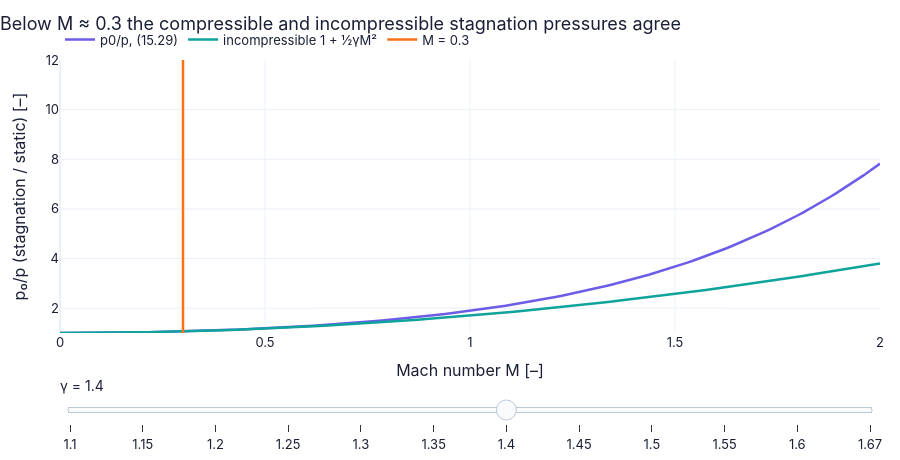

The code cell stored with this chart in its notebook:
### Markdown cell above
**What does the code above do?**

1. sympy's `series` expands $\dfrac{p_0}{p}=\left[1+\dfrac{\gamma-1}{2}M^2\right]^{\gamma/(\gamma-1)}$ (15.29) for γ = 7/5: $1+\tfrac{7}{10}M^2+\tfrac{7}{40}M^4+\dots$; the first correction is
   $\tfrac12\gamma M^2\cdot p=\tfrac12\rho u^2$ (primer P359), the second is ¼M² of that — the pitot factor.
2. At M = 0.3 the compressible pitot pressure is 2.3 % above the incompressible one.
3. Density differs from its stagnation value by 5 % at M = 0.314 — the origin of the rule of thumb "incompressible below
   M ≈ 0.3".

### Code cell
M = np.linspace(0.0, 2.0, 150)                               # Mach numbers
gammas = [1.1, 1.15, 1.2, 1.25, 1.3, 1.35, 1.4, 1.45, 1.5, 1.55, 1.6, 5 / 3]                         # gamma from 1.1 to 5/3
fig = slider_figure(lambda g: {"p0/p, (15.29)": (M, GD.stagnation_pressure_ratio(M, g)),     # the exact ratio
                               "incompressible 1 + ½γM²": (M, 1 + 0.5 * g * M**2),           # Bernoulli's ghost
                               "M = 0.3": ([0.3, 0.3], [1.0, 12.0])},                         # where they part
                    "γ", gammas, xlabel="Mach number M [–]", ylabel="p₀/p (stagnation / static) [–]",
                    title="Below M ≈ 0.3 the compressible and incompressible stagnation pressures agree", yrange=[1, 12],
                    active=gammas.index(1.4))                # open on air, gamma = 1.4
fig.show()                                                   # every slider position computed now

### Figure 1 — Plotly figure (JSON) as saved in the notebook; plotly's stock layout.template omitted (floating-point values rounded to 4 significant figures; data arrays with more than 128 entries replaced by an {"elided": "..."} marker saying what was removed)
{"data": [{"hovertemplate": "p0/p, (15.29): %{y:.4g}<extra>γ = 1.1 </extra>", "line": {"color": "#6c5ce7", "width": 2.5}, "mode": "lines", "name": "p0/p, (15.29)", "type": "scatter", "visible": false, "x": {"elided": "150 float values"}, "y": {"elided": "150 float values"}}, {"hovertemplate": "incompressible 1 + ½γM²: %{y:.4g}<extra>γ = 1.1 </extra>", "line": {"color": "#0fa39c", "width": 2.5}, "mode": "lines", "name": "incompressible 1 + ½γM²", "type": "scatter", "visible": false, "x": {"elided": "150 float values"}, "y": {"elided": "150 float values"}}, {"hovertemplate": "M = 0.3: %{y:.4g}<extra>γ = 1.1 </extra>", "line": {"color": "#f97316", "width": 2.5}, "mode": "lines", "name": "M = 0.3", "type": "scatter", "visible": false, "x": [0.3, 0.3], "y": [1.0, 12.0]}, {"hovertemplate": "p0/p, (15.29): %{y:.4g}<extra>γ = 1.15 </extra>", "line": {"color": "#6c5ce7", "width": 2.5}, "mode": "lines", "name": "p0/p, (15.29)", "type": "scatter", "visible": false, "x": {"elided": "150 float values"}, "y": {"elided": "150 float values"}}, {"hovertemplate": "incompressible 1 + ½γM²: %{y:.4g}<extra>γ = 1.15 </extra>", "line": {"color": "#0fa39c", "width": 2.5}, "mode": "lines", "name": "incompressible 1 + ½γM²", "type": "scatter", "visible": false, "x": {"elided": "150 float values"}, "y": {"elided": "150 float values"}}, {"hovertemplate": "M = 0.3: %{y:.4g}<extra>γ = 1.15 </extra>", "line": {"color": "#f97316", "width": 2.5}, "mode": "lines", "name": "M = 0.3", "type": "scatter", "visible": false, "x": [0.3, 0.3], "y": [1.0, 12.0]}, {"hovertemplate": "p0/p, (15.29): %{y:.4g}<extra>γ = 1.2 </extra>", "line": {"color": "#6c5ce7", "width": 2.5}, "mode": "lines", "name": "p0/p, (15.29)", "type": "scatter", "visible": false, "x": {"elided": "150 float values"}, "y": {"elided": "150 float values"}}, {"hovertemplate": "incompressible 1 + ½γM²: %{y:.4g}<extra>γ = 1.2 </extra>", "line": {"color": "#0fa39c", "width": 2.5}, "mode": "lines", "name": "incompressible 1 + ½γM²", "type": "scatter", "visible": false, "x": {"elided": "150 float values"}, "y": {"elided": "150 float values"}}, {"hovertemplate": "M = 0.3: %{y:.4g}<extra>γ = 1.2 </extra>", "line": {"color": "#f97316", "width": 2.5}, "mode": "lines", "name": "M = 0.3", "type": "scatter", "visible": false, "x": [0.3, 0.3], "y": [1.0, 12.0]}, {"hovertemplate": "p0/p, (15.29): %{y:.4g}<extra>γ = 1.25 </extra>", "line": {"color": "#6c5ce7", "width": 2.5}, "mode": "lines", "name": "p0/p, (15.29)", "type": "scatter", "visible": false, "x": {"elided": "150 float values"}, "y": {"elided": "150 float values"}}, {"hovertemplate": "incompressible 1 + ½γM²: %{y:.4g}<extra>γ = 1.25 </extra>", "line": {"color": "#0fa39c", "width": 2.5}, "mode": "lines", "name": "incompressible 1 + ½γM²", "type": "scatter", "visible": false, "x": {"elided": "150 float values"}, "y": {"elided": "150 float values"}}, {"hovertemplate": "M = 0.3: %{y:.4g}<extra>γ = 1.25 </extra>", "line": {"color": "#f97316", "width": 2.5}, "mode": "lines", "name": "M = 0.3", "type": "scatter", "visible": false, "x": [0.3, 0.3], "y": [1.0, 12.0]}, {"hovertemplate": "p0/p, (15.29): %{y:.4g}<extra>γ = 1.3 </extra>", "line": {"color": "#6c5ce7", "width": 2.5}, "mode": "lines", "name": "p0/p, (15.29)", "type": "scatter", "visible": false, "x": {"elided": "150 float values"}, "y": {"elided": "150 float values"}}, {"hovertemplate": "incompressible 1 + ½γM²: %{y:.4g}<extra>γ = 1.3 </extra>", "line": {"color": "#0fa39c", "width": 2.5}, "mode": "lines", "name": "incompressible 1 + ½γM²", "type": "scatter", "visible": false, "x": {"elided": "150 float values"}, "y": {"elided": "150 float values"}}, {"hovertemplate": "M = 0.3: %{y:.4g}<extra>γ = 1.3 </extra>", "line": {"color": "#f97316", "width": 2.5}, "mode": "lines", "name": "M = 0.3", "type": "scatter", "visible": false, "x": [0.3, 0.3], "y": [1.0, 12.0]}, {"hovertemplate": "p0/p, (15.29): %{y:.4g}<extra>γ = 1.35 </extra>", "line": {"color": "#6c5ce7", "width": 2.5}, "mode": "lines", "name": "p0/p, (15.29)", "type": "scatter", "visible": false, "x": {"elided": "150 float values"}, "y": {"elided": "150 float values"}}, {"hovertemplate": "incompressible 1 + ½γM²: %{y:.4g}<extra>γ = 1.35 </extra>", "line": {"color": "#0fa39c", "width": 2.5}, "mode": "lines", "name": "incompressible 1 + ½γM²", "type": "scatter", "visible": false, "x": {"elided": "150 float values"}, "y": {"elided": "150 float values"}}, {"hovertemplate": "M = 0.3: %{y:.4g}<extra>γ = 1.35 </extra>", "line": {"color": "#f97316", "width": 2.5}, "mode": "lines", "name": "M = 0.3", "type": "scatter", "visible": false, "x": [0.3, 0.3], "y": [1.0, 12.0]}, {"hovertemplate": "p0/p, (15.29): %{y:.4g}<extra>γ = 1.4 </extra>", "line": {"color": "#6c5ce7", "width": 2.5}, "mode": "lines", "name": "p0/p, (15.29)", "type": "scatter", "visible": true, "x": {"elided": "150 float values"}, "y": {"elided": "150 float values"}}, {"hovertemplate": "incompressible 1 + ½γM²: %{y:.4g}<extra>γ = 1.4 </extra>", "line": {"color": "#0fa39c", "width": 2.5}, "mode": "lines", "name": "incompressible 1 + ½γM²", "type": "scatter", "visible": true, "x": {"elided": "150 float values"}, "y": {"elided": "150 float values"}}, {"hovertemplate": "M = 0.3: %{y:.4g}<extra>γ = 1.4 </extra>", "line": {"color": "#f97316", "width": 2.5}, "mode": "lines", "name": "M = 0.3", "type": "scatter", "visible": true, "x": [0.3, 0.3], "y": [1.0, 12.0]}, {"hovertemplate": "p0/p, (15.29): %{y:.4g}<extra>γ = 1.45 </extra>", "line": {"color": "#6c5ce7", "width": 2.5}, "mode": "lines", "name": "p0/p, (15.29)", "type": "scatter", "visible": false, "x": {"elided": "150 float values"}, "y": {"elided": "150 float values"}}, {"hovertemplate": "incompressible 1 + ½γM²: %{y:.4g}<extra>γ = 1.45 </extra>", "line": {"color": "#0fa39c", "width": 2.5}, "mode": "lines", "name": "incompressible 1 + ½γM²", "type": "scatter", "visible": false, "x": {"elided": "150 float values"}, "y": {"elided": "150 float values"}}, {"hovertemplate": "M = 0.3: %{y:.4g}<extra>γ = 1.45 </extra>", "line": {"color": "#f97316", "width": 2.5}, "mode": "lines", "name": "M = 0.3", "type": "scatter", "visible": false, "x": [0.3, 0.3], "y": [1.0, 12.0]}, {"hovertemplate": "p0/p, (15.29): %{y:.4g}<extra>γ = 1.5 </extra>", "line": {"color": "#6c5ce7", "width": 2.5}, "mode": "lines", "name": "p0/p, (15.29)", "type": "scatter", "visible": false, "x": {"elided": "150 float values"}, "y": {"elided": "150 float values"}}, {"hovertemplate": "incompressible 1 + ½γM²: %{y:.4g}<extra>γ = 1.5 </extra>", "line": {"color": "#0fa39c", "width": 2.5}, "mode": "lines", "name": "incompressible 1 + ½γM²", "type": "scatter", "visible": false, "x": {"elided": "150 float values"}, "y": {"elided": "150 float values"}}, {"hovertemplate": "M = 0.3: %{y:.4g}<extra>γ = 1.5 </extra>", "line": {"color": "#f97316", "width": 2.5}, "mode": "lines", "name": "M = 0.3", "type": "scatter", "visible": false, "x": [0.3, 0.3], "y": [1.0, 12.0]}, {"hovertemplate": "p0/p, (15.29): %{y:.4g}<extra>γ = 1.55 </extra>", "line": {"color": "#6c5ce7", "width": 2.5}, "mode": "lines", "name": "p0/p, (15.29)", "type": "scatter", "visible": false, "x": {"elided": "150 float values"}, "y": {"elided": "150 float values"}}, {"hovertemplate": "incompressible 1 + ½γM²: %{y:.4g}<extra>γ = 1.55 </extra>", "line": {"color": "#0fa39c", "width": 2.5}, "mode": "lines", "name": "incompressible 1 + ½γM²", "type": "scatter", "visible": false, "x": {"elided": "150 float values"}, "y": {"elided": "150 float values"}}, {"hovertemplate": "M = 0.3: %{y:.4g}<extra>γ = 1.55 </extra>", "line": {"color": "#f97316", "width": 2.5}, "mode": "lines", "name": "M = 0.3", "type": "scatter", "visible": false, "x": [0.3, 0.3], "y": [1.0, 12.0]}, {"hovertemplate": "p0/p, (15.29): %{y:.4g}<extra>γ = 1.6 </extra>", "line": {"color": "#6c5ce7", "width": 2.5}, "mode": "lines", "name": "p0/p, (15.29)", "type": "scatter", "visible": false, "x": {"elided": "150 float values"}, "y": {"elided": "150 float values"}}, {"hovertemplate": "incompressible 1 + ½γM²: %{y:.4g}<extra>γ = 1.6 </extra>", "line": {"color": "#0fa39c", "width": 2.5}, "mode": "lines", "name": "incompressible 1 + ½γM²", "type": "scatter", "visible": false, "x": {"elided": "150 float values"}, "y": {"elided": "150 float values"}}, {"hovertemplate": "M = 0.3: %{y:.4g}<extra>γ = 1.6 </extra>", "line": {"color": "#f97316", "width": 2.5}, "mode": "lines", "name": "M = 0.3", "type": "scatter", "visible": false, "x": [0.3, 0.3], "y": [1.0, 12.0]}, {"hovertemplate": "p0/p, (15.29): %{y:.4g}<extra>γ = 1.67 </extra>", "line": {"color": "#6c5ce7", "width": 2.5}, "mode": "lines", "name": "p0/p, (15.29)", "type": "scatter", "visible": false, "x": {"elided": "150 float values"}, "y": {"elided": "150 float values"}}, {"hovertemplate": "incompressible 1 + ½γM²: %{y:.4g}<extra>γ = 1.67 </extra>", "line": {"color": "#0fa39c", "width": 2.5}, "mode": "lines", "name": "incompressible 1 + ½γM²", "type": "scatter", "visible": false, "x": {"elided": "150 float values"}, "y": {"elided": "150 float values"}}, {"hovertemplate": "M = 0.3: %{y:.4g}<extra>γ = 1.67 </extra>", "line": {"color": "#f97316", "width": 2.5}, "mode": "lines", "name": "M = 0.3", "type": "scatter", "visible": false, "x": [0.3, 0.3], "y": [1.0, 12.0]}], "layout": {"colorway": ["#6c5ce7", "#0fa39c", "#f97316", "#2563eb", "#e11d6a", "#d97706"], "font": {"color": "#1a1f36", "family": "Inter, -apple-system, Segoe UI, Roboto, sans-serif", "size": 13}, "height": 460, "hovermode": "x unified", "legend": {"orientation": "h", "x": 0, "xanchor": "left", "y": 1.02, "yanchor": "bottom"}, "margin": {"b": 90, "l": 60, "r": 20, "t": 60}, "sliders": [{"active": 6, "currentvalue": {"font": {"size": 14}, "prefix": "γ = ", "suffix": " "}, "pad": {"t": 40}, "steps": [{"args": [{"visible": [true, true, true, false, false, false, false, false, false, false, false, false, false, false, false, false, false, false, false, false, false, false, false, false, false, false, false, false, false, false, false, false, false, false, false, false]}], "label": "1.1", "method": "update"}, {"args": [{"visible": [false, false, false, true, true, true, false, false, false, false, false, false, false, false, false, false, false, false, false, false, false, false, false, false, false, false, false, false, false, false, false, false, false, false, false, false]}], "label": "1.15", "method": "update"}, {"args": [{"visible": [false, false, false, false, false, false, true, true, true, false, false, false, false, false, false, false, false, false, false, false, false, false, false, false, false, false, false, false, false, false, false, false, false, false, false, false]}], "label": "1.2", "method": "update"}, {"args": [{"visible": [false, false, false, false, false, false, false, false, false, true, true, true, false, false, false, false, false, false, false, false, false, false, false, false, false, false, false, false, false, false, false, false, false, false, false, false]}], "label": "1.25", "method": "update"}, {"args": [{"visible": [false, false, false, false, false, false, false, false, false, false, false, false, true, true, true, false, false, false, false, false, false, false, false, false, false, false, false, false, false, false, false, false, false, false, false, false]}], "label": "1.3", "method": "update"}, {"args": [{"visible": [false, false, false, false, false, false, false, false, false, false, false, false, false, false, false, true, true, true, false, false, false, false, false, false, false, false, false, false, false, false, false, false, false, false, false, false]}], "label": "1.35", "method": "update"}, {"args": [{"visible": [false, false, false, false, false, false, false, false, false, false, false, false, false, false, false, false, false, false, true, true, true, false, false, false, false, false, false, false, false, false, false, false, false, false, false, false]}], "label": "1.4", "method": "update"}, {"args": [{"visible": [false, false, false, false, false, false, false, false, false, false, false, false, false, false, false, false, false, false, false, false, false, true, true, true, false, false, false, false, false, false, false, false, false, false, false, false]}], "label": "1.45", "method": "update"}, {"args": [{"visible": [false, false, false, false, false, false, false, false, false, false, false, false, false, false, false, false, false, false, false, false, false, false, false, false, true, true, true, false, false, false, false, false, false, false, false, false]}], "label": "1.5", "method": "update"}, {"args": [{"visible": [false, false, false, false, false, false, false, false, false, false, false, false, false, false, false, false, false, false, false, false, false, false, false, false, false, false, false, true, true, true, false, false, false, false, false, false]}], "label": "1.55", "method": "update"}, {"args": [{"visible": [false, false, false, false, false, false, false, false, false, false, false, false, false, false, false, false, false, false, false, false, false, false, false, false, false, false, false, false, false, false, true, true, true, false, false, false]}], "label": "1.6", "method": "update"}, {"args": [{"visible": [false, false, false, false, false, false, false, false, false, false, false, false, false, false, false, false, false, false, false, false, false, false, false, false, false, false, false, false, false, false, false, false, false, true, true, true]}], "label": "1.67", "method": "update"}]}], "title": {"text": "Below M ≈ 0.3 the compressible and incompressible stagnation pressures agree", "x": 0}, "xaxis": {"range": [0.0, 2.0], "title": {"text": "Mach number M [–]"}}, "yaxis": {"range": [1, 12], "title": {"text": "p₀/p (stagnation / static) [–]"}}}}
